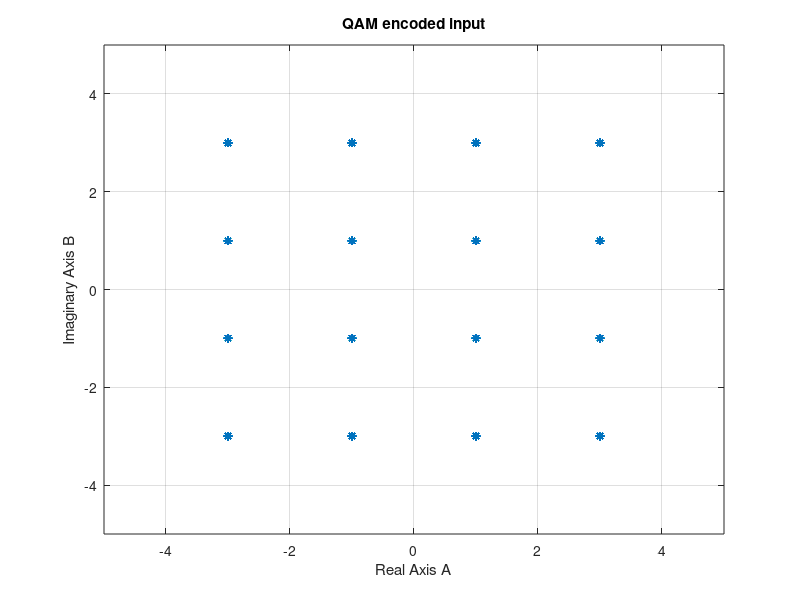
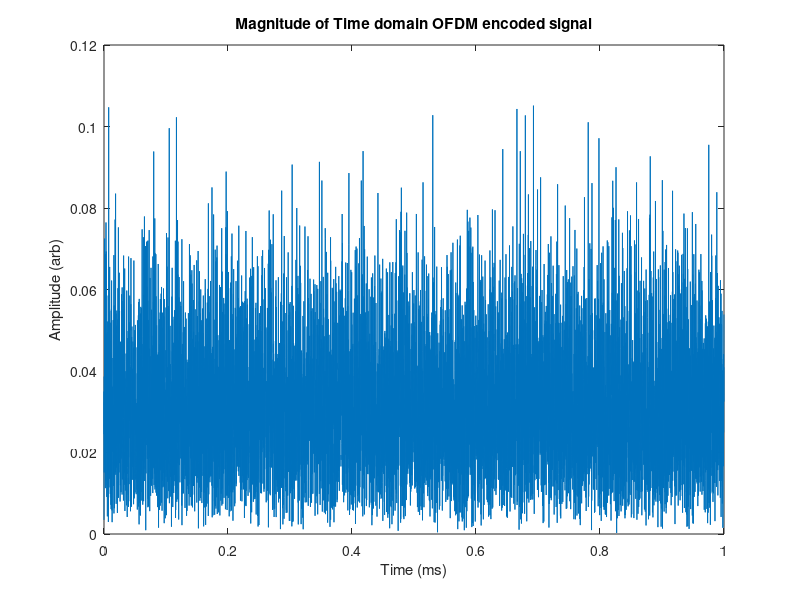

Here is the MATLAB script that generated these plots, in order: (Note: this script raises an error after producing the figures.)
%% Project Script for ECE3141 Friday 12pm D- OFDM 
% Hamish Cranston & Reece Harrison


%% Setup
clc;clear all;close all;


%% Parameters
N = 8096; % [] number of subcarriers
T = 1e-3; % [s] symbol period
M = 16; %[] QAM in use
fs = N/T; %[Hz] sampling frequency
df = 1/T; %[Hz] subcarrier spacing
t = (0:N-1)/fs; %[s] time vector 


%% Generating N random subcarriers (Xn) (our datastream)
% This is simulated QAM-4, so 2 bits and 4 possible symbols. Adjust to
% center. No noise at the moment.

%This will only generate an individual qam signal. Could simulate
%parallelising serial data.

input_data = randi([0 M-1],N,1);

% Encode QAM
qamEncoded = qammod(input_data,M);



figure;
grid on
plot(qamEncoded,'*')
xlim([-5,5]);
ylim([-5,5])
xlabel("Real Axis A");
title("QAM encoded input")
ylabel("Imaginary Axis B")
grid on;

%% Inverse Forward Fourier Transformation (convert to time domain)
signal = ifft(qamEncoded);

% Amplitudes
signalAmplitudes = abs(signal);

%plot the actual signal (could add real+imag parts?)
figure;
plot(t*1e3,signalAmplitudes)
title("Magnitude of Time domain OFDM encoded signal");
xlabel("Time (ms)");
ylabel("Amplitude (arb)");


% Signal Amplitude Histogram
figure;
histogram(signalAmplitudes, 'Normalization', 'pdf');
xlabel('Amplitude');
ylabel('Probability Density');
title('Histogram of Signal Amplitudes');

%% Frequency Domain Spectrum (PSD)

% We use a larger FFT size
N_fft = N * 2; 
signal_freq = fft(signal, N_fft);

% Shift the spectrum so 0 Hz is in the center
signal_shifted = fftshift(signal_freq);

% Db Power spectrum we use 20*log10 for amplitude-to-dB conversion
PSD = 20*log10(abs(signal_shifted));
PSD_norm = PSD - max(PSD); % Normalize so peak is at 0 dB

% The range is from -fs/2 to fs/2
f_axis = linspace(-fs/2, fs/2, N_fft);

figure;
plot(f_axis/1e6, PSD_norm, 'LineWidth', 1.5);
grid on;
title('Frequency Domain Spectrum of Sent OFDM Signal');
xlabel('Frequency (MHz)');
ylabel('Relative Power (dB)');
ylim([-60 5]); % Adjust to see the noise floor/sidelobes

%% Calculating Peak-to-Average Power Ratio and Performance Statistics
PAPR = 10*log10(max(signalAmplitudes.^2)./mean(signalAmplitudes.^2));

fprintf("Peak-to-Average power ratio found to be %.2f dB\n",PAPR)

fprintf("\nFrequency Domain Performance\n")
fprintf("Subcarrier spacing %.0f Hz\n",df)
fprintf("Total Bandwidth %.2f MHz\n",N*df/1e6);
fprintf("Number of subcarriers %d\n",N)

fprintf("\nTime Domain Performance\n")
fprintf("Symbol duration (1 symbol) %.0f ms\n",T*1e3)
fprintf("Symbol rate (1 symbol) %.0f symbols/s\n",1/T)
fprintf("Max Data Rate without OFDM using %.0f-QAM (send one QAM symbol in one symbol period) %.2f kbps ((QAM) log2(M) * 1/T)\n",M,log2(M)/(T*1e3))
fprintf("Max Data Rate with OFDM using %.0f-QAM %.2f Mbps ((QAM) log2(M) * N/T)\n",M,N*log2(M)/(T*1e6))


%% Add noise to the transmitted signal.

noisy_signal = awgn(signal,60);

%% Forward Fourier Transform recovers Xn (our datastream)
recoveredbitPattern = fft(noisy_signal);

figure()
hold on
plot(recoveredbitPattern,'*')
plot(qamEncoded,'^')
legend("Recovered Pattern","Original Pattern")
title("Recovered Bit Pattern")
xlabel("Real Axis");
ylabel("Imaginary Axis")
grid on;

%This is now a relative tolerance
check=isapprox(qamEncoded,recoveredbitPattern,RelativeTolerance=0.2);
equalcheck = all(check(:)==1);
if equalcheck==1
    fprintf('\nThe original and recovered bit patterns are equal.\n');
else
    fprintf('\nThe original and recovered bit patterns are NOT equal.\n');
end

%% Constructing a signal across multiple transmission periods without cyclic prefix:

num_periods = 10;
pause_length = N/4;

pause_vec = zeros([1,pause_length]);

overall_signal = [];

signal_zero = zeros([1, N]);

cyclic_prefixes = [];

time_overall = (0:(N+pause_length)*num_periods-1)/fs; %[s] time vector 


for i = 1:num_periods

    input_data = randi([0 M-1],N,1);

% Encode QAM
    qamEncoded = qammod(input_data,M);

    signal = ifft(qamEncoded);

    prefix = signal((N-pause_length):N-1);

    cyclic_prefixes = [cyclic_prefixes,prefix',signal_zero];

    overall_signal = [overall_signal, pause_vec,signal'];


end

overall_abs = abs(overall_signal);

prefix_abs = abs(cyclic_prefixes);

combo_abs = overall_abs + prefix_abs;

PAPR = 10*log10(max(combo_abs.^2)./mean(combo_abs.^2));
fprintf("Peak-to-Average power ratio found to be %.2f dB with cyclic prefix\n",PAPR)

figure();
hold on
plot(time_overall*1e3,overall_abs)
plot(time_overall*1e3,prefix_abs)

legend("OFDM Time Domain Signal","Cyclic Prefix");

title("A ten sequence OFDM transmission with cyclic prefixes");
xlabel("Time (ms)")
ylabel("Amplitude (arb)")

%% Plot orthogonal carriers for an example.

fs = 1024;
N_fft = 8192;
time = (0:fs-1)/fs;
multipliers = (1:10) + 300 ;
multipliers = multipliers';

orthogonal_signals = cos(2*pi*multipliers*time);
orthogonal_signals = [zeros([10,fs*2]),orthogonal_signals,zeros([10,fs*2])];

fft_signals = fft(orthogonal_signals',N_fft);

freqs = linspace(0,fs,N_fft);

half_point = floor(N_fft/2);

figure()
plot(freqs(1:half_point),abs(fft_signals(1:half_point,:)))
xlim([295,316])
title("FFT of Orthogonal Frequencies")
xlabel("Frequency (Hz)");
ylabel("Amplitude (arb)");
